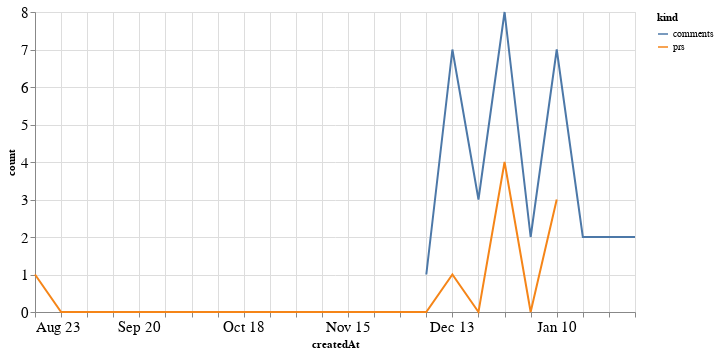

Here is the notebook cell this chart was saved with:
### Code cell
alt.Chart(total_time, width=600).mark_line().encode(
    x='createdAt',
    y='count',
    color='kind'
)

### Figure 1 — Vega-Lite specification as saved in the notebook (floating-point values rounded to 4 significant figures)
{"config": {"axisLeft": {"labelFontSize": 15}, "axisBottom": {"labelFontSize": 15}}, "data": {"name": "data-9663d4c02f70eb722c9a16cc12a0aed8"}, "mark": "line", "encoding": {"color": {"type": "nominal", "field": "kind"}, "x": {"type": "temporal", "field": "createdAt"}, "y": {"type": "quantitative", "field": "count"}}, "width": 600, "$schema": "https://vega.github.io/schema/vega-lite/v4.8.1.json", "datasets": {"data-9663d4c02f70eb722c9a16cc12a0aed8": [{"createdAt": "2020-08-23T00:00:00", "kind": "prs", "count": 1.0}, {"createdAt": "2020-08-30T00:00:00", "kind": "prs", "count": 0.0}, {"createdAt": "2020-09-06T00:00:00", "kind": "prs", "count": 0.0}, {"createdAt": "2020-09-13T00:00:00", "kind": "prs", "count": 0.0}, {"createdAt": "2020-09-20T00:00:00", "kind": "prs", "count": 0.0}, {"createdAt": "2020-09-27T00:00:00", "kind": "prs", "count": 0.0}, {"createdAt": "2020-10-04T00:00:00", "kind": "prs", "count": 0.0}, {"createdAt": "2020-10-11T00:00:00", "kind": "prs", "count": 0.0}, {"createdAt": "2020-10-18T00:00:00", "kind": "prs", "count": 0.0}, {"createdAt": "2020-10-25T00:00:00", "kind": "prs", "count": 0.0}, {"createdAt": "2020-11-01T00:00:00", "kind": "prs", "count": 0.0}, {"createdAt": "2020-11-08T00:00:00", "kind": "prs", "count": 0.0}, {"createdAt": "2020-11-15T00:00:00", "kind": "prs", "count": 0.0}, {"createdAt": "2020-11-22T00:00:00", "kind": "prs", "count": 0.0}, {"createdAt": "2020-11-29T00:00:00", "kind": "prs", "count": 0.0}, {"createdAt": "2020-12-06T00:00:00", "kind": "prs", "count": 0.0}, {"createdAt": "2020-12-13T00:00:00", "kind": "prs", "count": 1.0}, {"createdAt": "2020-12-20T00:00:00", "kind": "prs", "count": 0.0}, {"createdAt": "2020-12-27T00:00:00", "kind": "prs", "count": 4.0}, {"createdAt": "2021-01-03T00:00:00", "kind": "prs", "count": 0.0}, {"createdAt": "2021-01-10T00:00:00", "kind": "prs", "count": 3.0}, {"createdAt": "2021-01-17T00:00:00", "kind": "prs", "count": null}, {"createdAt": "2021-01-24T00:00:00", "kind": "prs", "count": null}, {"createdAt": "2021-01-31T00:00:00", "kind": "prs", "count": null}, {"createdAt": "2020-08-23T00:00:00", "kind": "comments", "count": null}, {"createdAt": "2020-08-30T00:00:00", "kind": "comments", "count": null}, {"createdAt": "2020-09-06T00:00:00", "kind": "comments", "count": null}, {"createdAt": "2020-09-13T00:00:00", "kind": "comments", "count": null}, {"createdAt": "2020-09-20T00:00:00", "kind": "comments", "count": null}, {"createdAt": "2020-09-27T00:00:00", "kind": "comments", "count": null}, {"createdAt": "2020-10-04T00:00:00", "kind": "comments", "count": null}, {"createdAt": "2020-10-11T00:00:00", "kind": "comments", "count": null}, {"createdAt": "2020-10-18T00:00:00", "kind": "comments", "count": null}, {"createdAt": "2020-10-25T00:00:00", "kind": "comments", "count": null}, {"createdAt": "2020-11-01T00:00:00", "kind": "comments", "count": null}, {"createdAt": "2020-11-08T00:00:00", "kind": "comments", "count": null}, {"createdAt": "2020-11-15T00:00:00", "kind": "comments", "count": null}, {"createdAt": "2020-11-22T00:00:00", "kind": "comments", "count": null}, {"createdAt": "2020-11-29T00:00:00", "kind": "comments", "count": null}, {"createdAt": "2020-12-06T00:00:00", "kind": "comments", "count": 1.0}, {"createdAt": "2020-12-13T00:00:00", "kind": "comments", "count": 7.0}, {"createdAt": "2020-12-20T00:00:00", "kind": "comments", "count": 3.0}, {"createdAt": "2020-12-27T00:00:00", "kind": "comments", "count": 8.0}, {"createdAt": "2021-01-03T00:00:00", "kind": "comments", "count": 2.0}, {"createdAt": "2021-01-10T00:00:00", "kind": "comments", "count": 7.0}, {"createdAt": "2021-01-17T00:00:00", "kind": "comments", "count": 2.0}, {"createdAt": "2021-01-24T00:00:00", "kind": "comments", "count": 2.0}, {"createdAt": "2021-01-31T00:00:00", "kind": "comments", "count": 2.0}]}}
